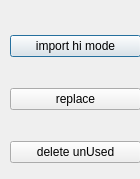
<?xml version="1.0" encoding="UTF-8"?>
<ui version="4.0">
 <class>bookRepToolWin</class>
 <widget class="QDialog" name="bookRepToolWin">
  <property name="geometry">
   <rect>
    <x>0</x>
    <y>0</y>
    <width>140</width>
    <height>179</height>
   </rect>
  </property>
  <property name="minimumSize">
   <size>
    <width>139</width>
    <height>170</height>
   </size>
  </property>
  <property name="windowTitle">
   <string>BookReplace</string>
  </property>
  <widget class="QWidget" name="mainWdg" native="true">
   <property name="geometry">
    <rect>
     <x>10</x>
     <y>10</y>
     <width>131</width>
     <height>181</height>
    </rect>
   </property>
   <layout class="QVBoxLayout" name="verticalLayout">
    <item>
     <widget class="QPushButton" name="imp_bt">
      <property name="text">
       <string>import hi mode</string>
      </property>
      <property name="+command" stdset="0">
       <string>&quot;ins_mibrt.im_bookFile_btcmd()&quot;</string>
      </property>
     </widget>
    </item>
    <item>
     <widget class="QPushButton" name="rp_bt">
      <property name="text">
       <string>replace</string>
      </property>
      <property name="+command" stdset="0">
       <string>&quot;ins_mibrt.dup_btcmd()&quot;</string>
      </property>
     </widget>
    </item>
    <item>
     <widget class="QPushButton" name="del_bt">
      <property name="text">
       <string>delete unUsed</string>
      </property>
      <property name="+command" stdset="0">
       <string>&quot;ins_mibrt.del_btcmd()&quot;</string>
      </property>
     </widget>
    </item>
   </layout>
  </widget>
 </widget>
 <resources/>
 <connections/>
</ui>
